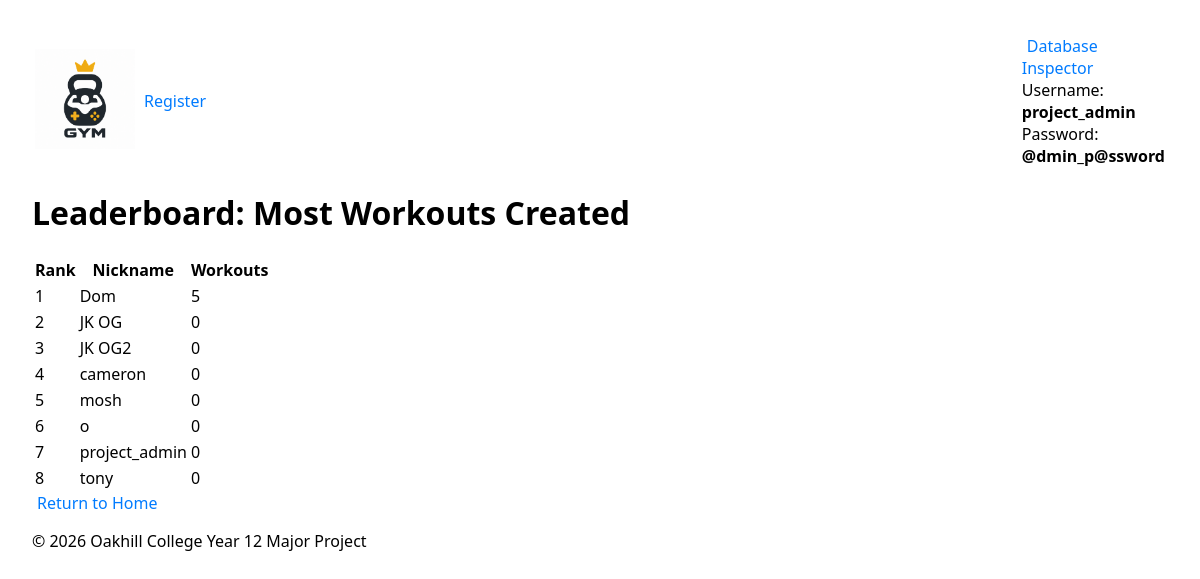
Screenshot of /my_app/leaderboard/ with the database file from the repository.
### users/models.py (models this page shows, shortened)
class Profile(models.Model):
    user = models.OneToOneField(User, on_delete=models.CASCADE, related_name="profile")
    nickname = models.CharField(max_length=30, unique=True)
    full_name = models.CharField(max_length=100, blank=True, null=True)
    date_of_birth = models.DateField(blank=True, null=True)
    GENDER_MALE = 'M'
    GENDER_FEMALE = 'F'
    GENDER_OTHER = 'O'
    GENDER_CHOICES = [
        (GENDER_MALE, 'Male'),
        (GENDER_FEMALE, 'Female'),
        (GENDER_OTHER, 'Other'),
    ]
    gender = models.CharField(max_length=1, choices=GENDER_CHOICES, blank=True, null=True)
    weight_kg = models.DecimalField(max_digits=6, decimal_places=2, blank=True, null=True)
    height_cm = models.DecimalField(max_digits=6, decimal_places=2, blank=True, null=True)

### my_app/views.py (the view)
# urls.py: path("leaderboard/", views.leaderboard, name="leaderboard"),
def leaderboard(request):
    leaderboard_data = Profile.objects.annotate(workout_count=Count('sessions')).order_by('-workout_count', 'nickname')
    return render(request, 'my_app/leaderboard.html', {'leaderboard': leaderboard_data})

### my_app/templates/my_app/leaderboard.html
{% extends 'my_app/base.html' %}
{% block content %}
<h1>Leaderboard: Most Workouts Created</h1>
<table>
    <tr>
        <th>Rank</th>
        <th>Nickname</th>
        <th>Workouts</th>
    </tr>
    {% for profile in leaderboard %}
    <tr>
        <td>{{ forloop.counter }}</td>
        <td>{{ profile.nickname }}</td>
        <td>{{ profile.workout_count }}</td>
    </tr>
    {% empty %}
    <tr><td colspan="3">No data available.</td></tr>
    {% endfor %}
</table>
<a href="{% url 'my_app:home' %}">Return to Home</a>
{% endblock %}

### my_app/static/my_app/styles.css (style rules this page uses)
a { color: #007BFF; text-decoration: none; padding: 5px }
body { font-family: system-ui, -apple-system, Segoe UI, Roboto, Arial, sans-serif; margin: 2rem; }

### rows the page displays
Profile: nickname "Dom", workout_count "5"
Profile: nickname "JK OG", workout_count "0"
Profile: nickname "JK OG2", workout_count "0"
Profile: nickname "cameron", workout_count "0"
Profile: nickname "mosh", workout_count "0"
Profile: nickname "o", workout_count "0"
Profile: nickname "project_admin", workout_count "0"
Profile: nickname "tony", workout_count "0"
